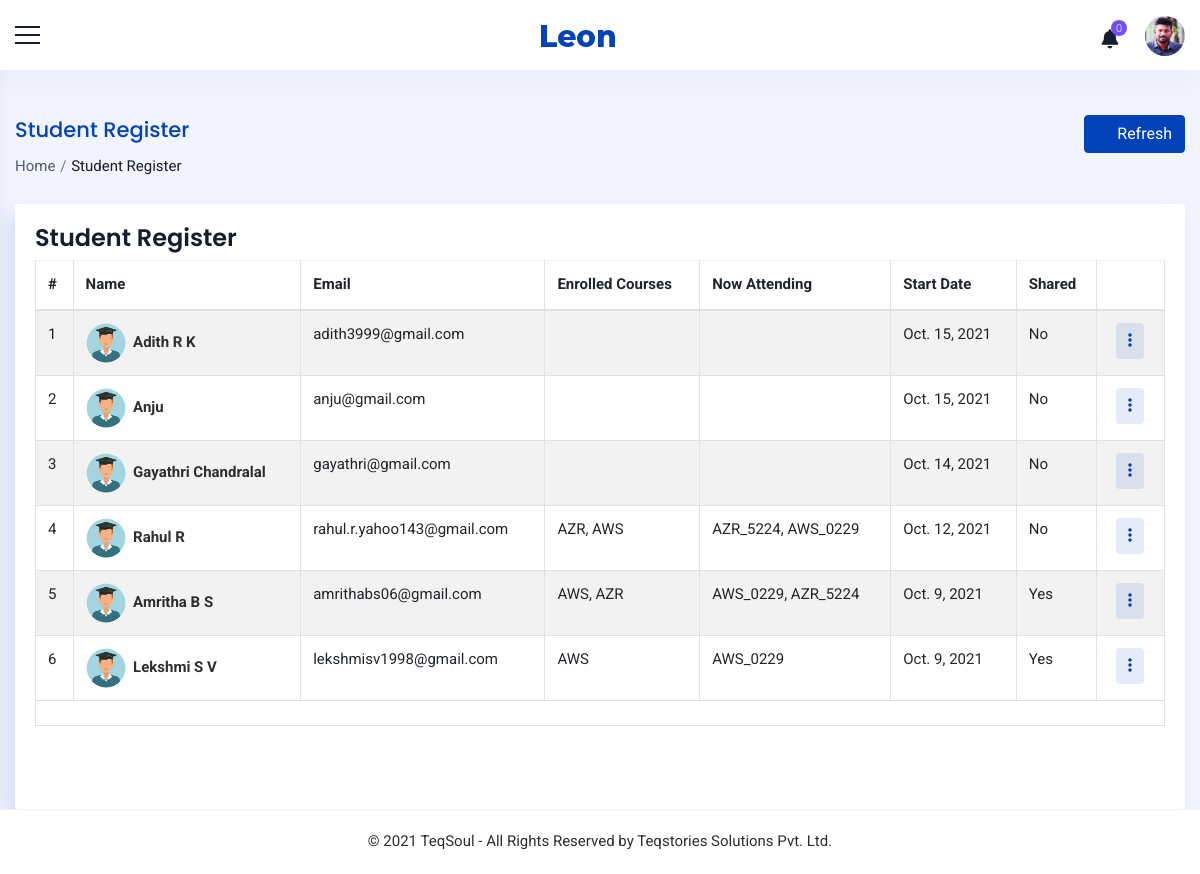
Page /staff/students/ (signed in) on the earlier database version.
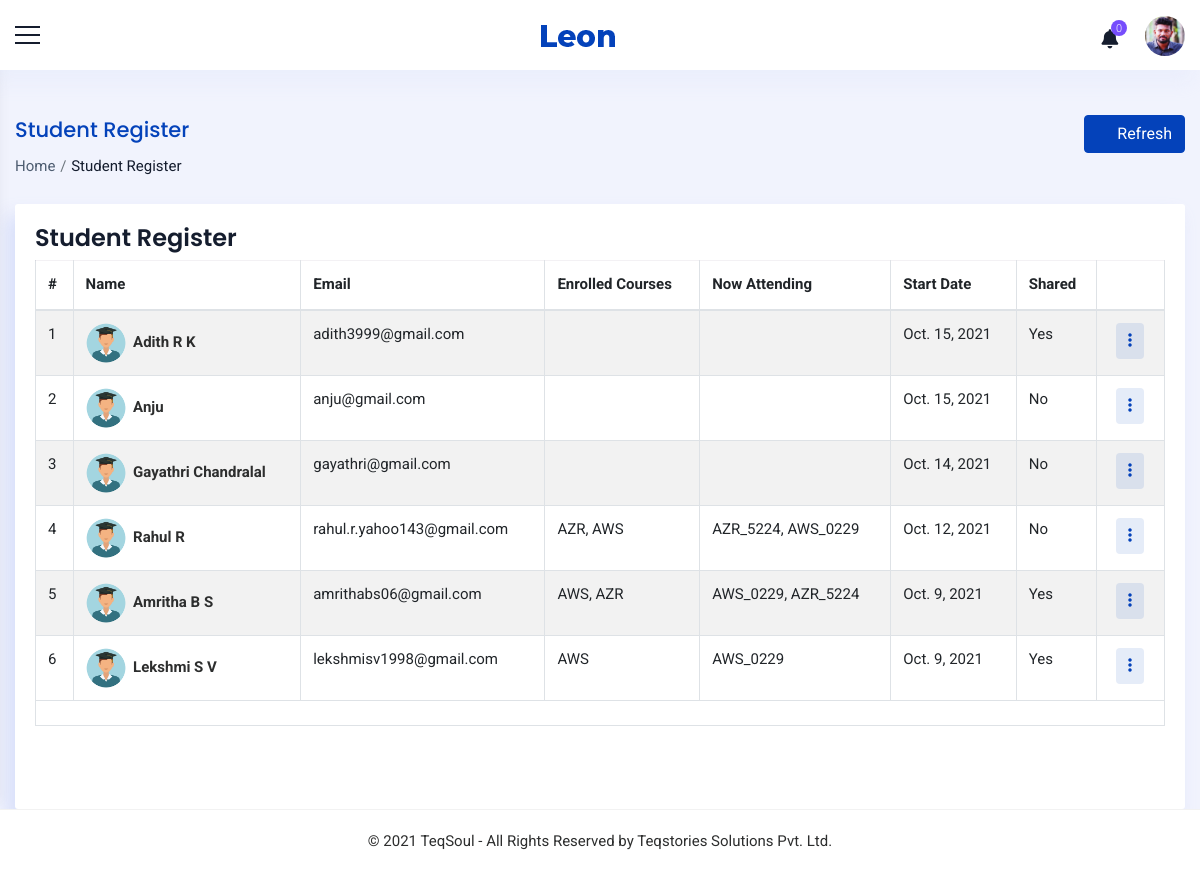
Same page on the later database version.
### accounts/models.py (models this page shows, shortened)
class Staff(models.Model):
    value= (
    ('1', 'Operations'),
    ('2', 'Sales'),
    ('3', 'Trainer'),
    ('4', 'Admin'),
    ('5', 'Operations Manager'),
    ('6', 'Sales Manager'),
    ('7', 'Trainer Manager'),
    )
    user = models.OneToOneField(User,on_delete=models.CASCADE,null=True,blank=True)
    name = models.CharField(max_length=100,null=True, blank=True)
    empid = models.CharField(max_length=100,null=True, blank=True)
    mobile = models.CharField(max_length=10,null=True, blank=True)
    email = models.EmailField(max_length=200,null=True, blank=True)
    sex = models.CharField(max_length=10,null=True,choices=sex_choices, blank=True)
    dob = models.DateField(null=True, blank=True)
    doj = models.DateField(null=True, blank=True)
    blood_group = models.CharField(max_length=100,null=True, blank=True,choices=groups)
    house = models.CharField(max_length=100,null=True, blank=True)
    street =models.CharField(max_length=100,null=True, blank=True)
    street2 =models.CharField(max_length=100,null=True, blank=True)
    city = models.CharField(max_length=100,null=True, blank=True)
    state = models.CharField(max_length=100,null=True,choices=state, blank=True)
    pin = models.CharField(max_length=100,null=True,blank=True)
    stype = models.CharField(max_length=100,null=True,choices=value, blank=True)
    status = models.CharField(max_length=20,choices=(('Active','Active'),('Inactive','Inactive')),default='Active')
    profile_pic = models.ImageField(null=True, blank=True,upload_to='images/dp/',default='accounts/static/images/user3.png')
    facebook = models.CharField(max_length=1000, null=True, blank=True)
    linkedin = models.CharField(max_length=1000, null=True, blank=True)
    instagram = models.CharField(max_length=1000, null=True, blank=True)
    approval = models.BooleanField(null=True, blank=True, default=False)
    class Meta:
        unique_together = [['name']]

class Student(models.Model):
    user= models.OneToOneField(User,on_delete=models.CASCADE,null=True,blank=True)
    name = models.CharField(max_length=100,blank=True)
    mobile = models.CharField(max_length=10,blank=True)
    email = models.EmailField(max_length=200,blank=True)
    sex = models.CharField(max_length=10,null=True,choices=sex_choices,blank=True)
    dob = models.DateField(null=True, blank=True)
    blood_group = models.CharField(max_length=100,null=True, blank=True,choices=groups)
    house = models.CharField(max_length=100,null=True,blank=True)
    street =models.CharField(max_length=100,null=True,blank=True)
    street2 =models.CharField(max_length=100,null=True,blank=True)
    city = models.CharField(max_length=100,null=True,blank=True)
    state = models.CharField(max_length=100,null=True,choices=state,blank=True)
    course_enrolled = models.CharField(max_length=1000,null=True,blank=True)
    now_attending = models.CharField(max_length=1000,null=True,blank=True)
    start_date = models.DateField(null=True,blank=True)
    shared = models.CharField(max_length=100,choices=(('Yes', 'Yes'), ('No', 'No')),blank=True,null=True,default='No')
    status = models.CharField(max_length=20,choices=(('Active','Active'),('Inactive','Inactive')),default='Active',blank=True)
    profile_pic = models.ImageField(null=True,default='accounts/static/images/user1.png',blank=True, upload_to='images/dp/')
    cv = models.FileField(blank=True, null=True,upload_to='data/cv/')

### accounts/views.py (the view)
# urls.py: path('staff/students/',Students.as_view(),name='view_students'),
class Students(View):
    def get(self, request):
        x = StaffCheck(request)
        if x == True:
            staff = Staff.objects.get(user=request.user)
            notify = Notifications(staff)
            count = CountNotifications(notify)
            students = Student.objects.all().order_by('-start_date')
            FindSCD(request,students)
            context={'count':count,'notify':notify,'staff':staff,'students':students}
            return render(request,'common/students.html',context)
        else:
            if request.user.is_authenticated:
                return render(request,'messages/common/permission_error.html')
            else:
                return redirect('home')

### accounts/functions.py (called while the page is built)
def StaffCheck(request):
    user = request.user
    if user.is_authenticated:
        try:
            staff = Staff.objects.get(user=user)
            if staff:
                return (True)
            else:
                return (False)
        except:
            return (False)
    else:
        return (False)

def scd(request,student):
    student.course_enrolled = []
    student.now_attending = []
    cd = StudentCourseData.objects.filter(student=student)
    for i in cd:
        student.course_enrolled.append(i.batch.subject.code)
        if i.batch.status == '1':
            student.now_attending.append(i.batch.batch_code)
    student.save()

def FindSCD(request,students):
    for stud in students:
        scd(request,stud)

def Notifications(staff):
    notifications = Notification.objects.filter(user1=staff,status='2').order_by('-date').order_by('-time')
    return notifications

def CountNotifications(notifications):
    count = 0
    for i in notifications:
        count = count +1
    return count

### accounts/templates/common/students.html (shortened to what this page needs)
{% extends 'common/main.html' %}
{% load static %}
{% block content %}
{% include 'common/header.html' %}
<div class="container_full">
    <div class="content_wrapper bg_homebefore inner-wrapper tables-sec">
        <div class="container-fluid">
            <div class="breadcrumbbar">
                <div class="row">
                  <div class="col-md-8 col-lg-8">
                    <h4 class="page-title">Student Register</h4>
                    <div class="breadcrumb-list">
                      <ol class="breadcrumb">
                        <li class="breadcrumb-item"><a href="{% url 'home' %}">Home</a></li>
                        <li class="breadcrumb-item active" aria-current="page">Student Register</li>
                      </ol>
                    </div>
                  </div>
                  <div class="col-md-4 col-lg-4 mr-0">
                    <div class="widgetbar">
                        <button class="btn btn-primary" onclick="window.location.reload()"><i class="ti ti-reload mr-2"></i>Refresh</button>
                    </div>
                  </div>
                </div>
              </div>
        <div class="row ">
            <div class="col-12">
              <div class="card">
                <h4 class="m-t-0 header-title">Student Register</h4>
                <div class="table-responsive">
                <table id="demo-foo-filtering" class="table table-striped table-bordered toggle-circle m-b-0" >
                  <thead>
                    <tr>
                      <th>#</th>
                      <th>Name</th>
                      <th>Email</th>
                      <th>Enrolled Courses</th>
                      <th>Now Attending</th>
                      <th>Start Date</th>
                      <th>Shared</th>
                      <th class="text-right"></th>
                    </tr>
                  </thead>
                  <tbody>
                    {% for i in students %}
                    <tr>
                      <td>{{forloop.counter}}</td>
                      <td><a href="{% url 'view_student' i.id %}"><img class="img-circle pro_pic" src="{{i.profile_pic.url}}" alt="{{i.name}}" style="width: 40px;height:40px">&nbsp;&nbsp;<b>{{i.name}}</b></a></td>
                      <td>{{i.email}}</td>
                      <td>{{i.course_enrolled|join:", " }}</td>
                      <td>{{i.now_attending|join:", " }}</td>
                      <td>{{i.start_date}}</td>
                      <td>{{i.shared}}</td>
                      <td class="text-right">
                        <div class="btn-group mr-2">
                          <div class="dropdown">
                            <button class="btn btn-round btn-primary-rgba" type="button" id="CustomdropdownMenuButton4" data-toggle="dropdown" aria-haspopup="true" aria-expanded="false"><i class="fas fa-ellipsis-v"></i></button>
                          </div>
                        </div>
                      </td>
                      {% empty %}
                      <td colspan="8">No students in the register.</td>
                    </tr>
                    {% endfor %}
                  </tbody>
                  <tfoot>
                    <tr class="active">
                      <td colspan="8">
                        </td>
                    </tr>
                  </tfoot>
                </table></div><br><br>
              </div>
            </div>
          </div>
          </div>
        </div>
        {% include 'common/footer.html' %}
    </div>
</div>
{% endblock %}

### accounts/templates/common/main.html (shortened to what this page needs)
{% load static %}
<!doctype html>
<html>
<head>
<link href="{% static 'css/plugins.css' %}" rel="stylesheet" >
<link href="{% static 'css/style.css' %}" rel="stylesheet">
<link rel="stylesheet" href="https://unpkg.com/@icon/themify-icons/themify-icons.css">
<link rel="stylesheet" href="https://cdnjs.cloudflare.com/ajax/libs/font-awesome/6.0.0-beta2/css/all.min.css" />
</head>
<body>
<div class="wrapper">
    {% block content %}
    {% endblock %}
</body>
</html>

### accounts/templates/common/header.html (shortened to what this page needs)
{% load static %}
<div class="header-bg">
    <header class="main-header">
      <div class="container_header phone_view border_top_bott">
        <div class="row">
          <div class="col-md-12 d-flex justify-content-between align-items-center">
            <div class="menu-icon"> <a href="javascript:void(0)" class="menu-toggler sidebar-toggler"></a> </div>
            <div class="logo d-flex align-items-center justify-content-center"> <a href="javascript:void(0)"> <strong
                  class="logo_icon"> <img src="{% static 'images/small-logo.png' %}" alt=""> </strong>  </a> </div>
            <div class="right_detail">
              <div class="row d-flex align-items-center justify-content-end">
                <div class="col-xl-12 col-12 d-flex justify-content-end">
                  <div class="right_bar_top d-flex align-items-center">
                    {% if staff %}
                        {% include 'common/notifications.html' %}
                        <div class="dropdown dropdown-user"> <a href="javascript:void(0)" class="dropdown-toggle"
                            data-toggle="dropdown" data-hover="dropdown" data-close-others="true" aria-expanded="true"> <img
                              class="img-circle pro_pic" src="{{staff.profile_pic.url}}" alt="{{staff.name}}"> </a>
                        </div>
                    {% endif %}
                  </div>
                </div>
              </div>
            </div>
          </div>
        </div>
      </div>
    </header>
  </div>

### accounts/templates/common/notifications.html (shortened to what this page needs)
<div class="dropdown dropdown-notification"> <a href="javascript:void(0)" onclick="read()" class="dropdown-toggle"
    data-toggle="dropdown" data-hover="dropdown" data-close-others="true" aria-expanded="false"> <i
      class="fa fa-bell"></i> <span class="badge_coun"> {{count}} </span> </a>
</div>

### accounts/templates/common/footer.html
<div class="row">
    <div class="col-lg-12">
      <div class="footerbar">
        <footer class="footer">
          <p class="mb-0">© <span id="year"></span> TeqSoul - All Rights Reserved by Teqstories Solutions Pvt. Ltd.</p>
        </footer>
      </div>
    </div>
  </div>

### accounts/static/css/style.css (style rules this page uses)
* { margin: 0; padding: 0; }
body { font-family: 'Roboto', sans-serif; font-size: 15px; line-height: 1.57143; font-weight: 400; color: #2d2e2e; }
h1, h2, h3, h4, h5, h6 { font-family: Poppins, sans-serif; margin-top: 0; font-weight: 600; color: #151d2e; }
a { color: #2d2e2e; transition: all 0.3s ease 0s; }
a, a:hover, a:active, a:focus { outline: none; text-decoration: none; }
i { transition: all 0.4s ease-in-out 0s; }
ul, li { list-style: outside none none; }
.img-circle { border-radius: 50%; }
.table td, .table th { border-top: 1px solid rgba(82, 63, 105, 0.07) !important; }
.btn-primary { color: #ffffff; background-color: #0442ba; border-color: #0442ba; box-shadow: none; }
.container_full { background: #f1f3fd; margin-top: 70px; position: relative; min-height: calc(100vh - 133px); overflow-x: hidden; }
.content_wrapper { margin-left: 0; margin-right: 0px; margin-top: 0; min-height: 600px; padding: 25px 0px 0px 0px; position: relative; }
.bg_homebefore { position: relative; }
.content_wrapper { padding-top: 25px; transition: all 0.3s; margin-left: 0px; }
.card { border-radius: 3px; background-color: #ffffff; box-shadow: -8px 12px 18px 0 rgba(209, 218, 249, 0.8); border: none; }
.breadcrumbbar { margin: 20px 0 25px; padding: 0; background-color: transparent; border-radius: 3px; }
.breadcrumbbar .page-title { color: #0442ba; font-size: 21px; font-weight: 500; line-height: 30px; margin-bottom: 10px; }
.breadcrumbbar .breadcrumb-list { text-align: left; }
.breadcrumbbar .breadcrumb { margin: 0; padding: 0; display: inline-flex; background-color: transparent; }
.breadcrumbbar .breadcrumb .breadcrumb-item a { color: #4e5d71; }
.breadcrumbbar .breadcrumb .breadcrumb-item.active { color: #151d2e; }
.breadcrumbbar .breadcrumb-item + .breadcrumb-item { padding-left: 0.3rem; }
.breadcrumbbar .breadcrumb-item + .breadcrumb-item::before { padding-right: 0.3rem; }
.breadcrumbbar .widgetbar { text-align: right; }
.btn-primary-rgba { background-color: rgba(4, 66, 186, 0.1); border: none; color: #0442ba; }
.tables-sec .card { padding: 20px; }
.table thead th { vertical-align: bottom; border-bottom: 2px solid #dee2e6; border-top: none; }
.footerbar { padding: 20px 30px; text-align: center; background-color: #ffffff; border-top: 1px solid rgba(0, 0, 0, 0.05); }

Differences in the rows shown:
changed Student "Adith R K": shared "No" → "Yes"
